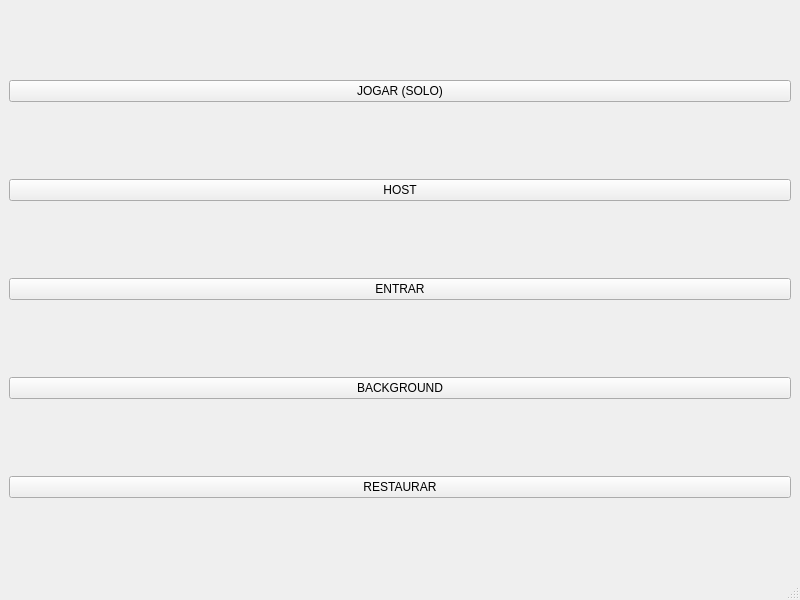
<?xml version="1.0" encoding="UTF-8"?>
<ui version="4.0">
 <class>StartWindow</class>
 <widget class="QMainWindow" name="StartWindow">
  <property name="geometry">
   <rect>
    <x>0</x>
    <y>0</y>
    <width>800</width>
    <height>600</height>
   </rect>
  </property>
  <property name="windowTitle">
   <string>MainWindow</string>
  </property>
  <widget class="QWidget" name="centralwidget">
   <layout class="QVBoxLayout" name="verticalLayout">
    <item>
     <widget class="QPushButton" name="btnSolo">
      <property name="text">
       <string>JOGAR (SOLO)</string>
      </property>
     </widget>
    </item>
    <item>
     <widget class="QPushButton" name="btnHost">
      <property name="text">
       <string>HOST</string>
      </property>
     </widget>
    </item>
    <item>
     <widget class="QPushButton" name="btnJoin">
      <property name="text">
       <string>ENTRAR</string>
      </property>
     </widget>
    </item>
    <item>
     <widget class="QPushButton" name="btnBg">
      <property name="text">
       <string>BACKGROUND</string>
      </property>
     </widget>
    </item>
    <item>
     <widget class="QPushButton" name="btnRestoreBg">
      <property name="text">
       <string>RESTAURAR</string>
      </property>
     </widget>
    </item>
   </layout>
  </widget>
  <widget class="QMenuBar" name="menubar">
   <property name="geometry">
    <rect>
     <x>0</x>
     <y>0</y>
     <width>800</width>
     <height>21</height>
    </rect>
   </property>
  </widget>
  <widget class="QStatusBar" name="statusbar"/>
 </widget>
 <resources/>
 <connections/>
</ui>
